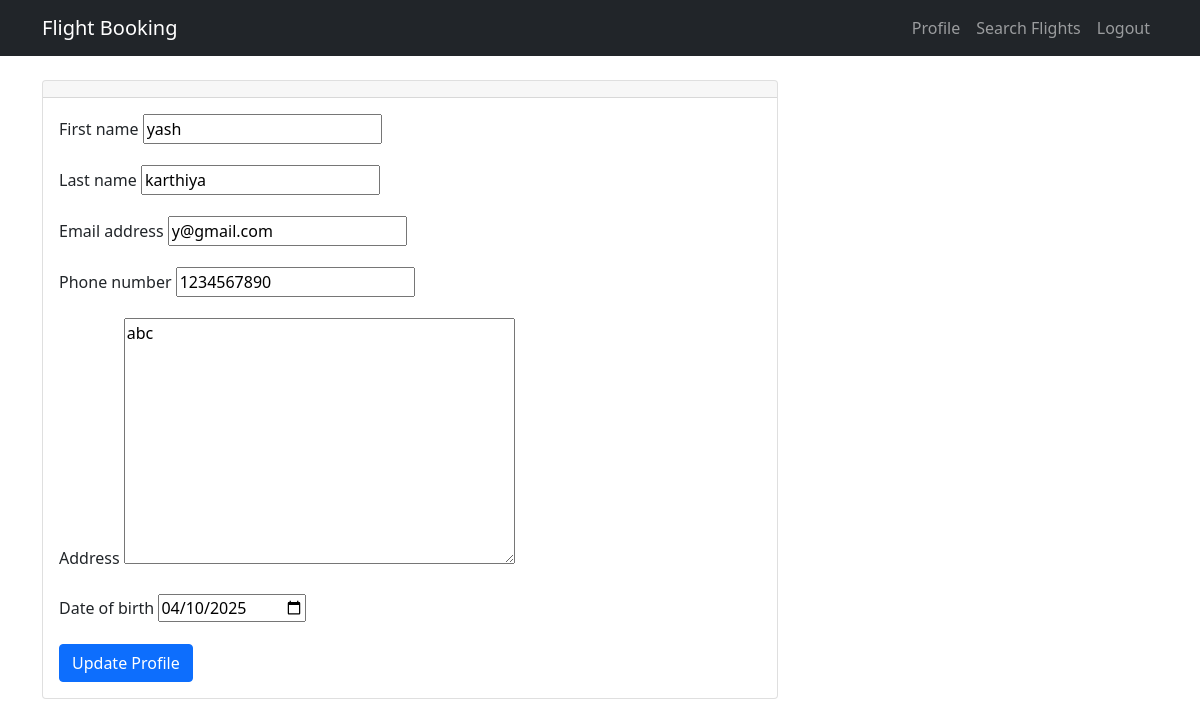
The app's page /profile/ (signed in) with its own data.
### flight_booking/models.py (models this page shows, shortened)
class AirlineUser(AbstractUser):
    phone_regex = RegexValidator(regex=r'^\+?1?\d{9,15}$')
    phone_number = models.CharField(validators=[phone_regex], max_length=17, blank=True)
    address = models.TextField(blank=True)
    date_of_birth = models.DateField(null=True, blank=True)
    failed_login_attempts = models.IntegerField(default=0)
    account_locked = models.BooleanField(default=False)
    locked_until = models.DateTimeField(null=True, blank=True)

### flight_booking/views.py (the view)
# urls.py: path('profile/', views.profile_update, name='profile'),
@login_required
def profile_update(request):
    form = ProfileUpdateForm(instance=request.user)
    if request.method == 'POST':
        form = ProfileUpdateForm(request.POST, instance=request.user)
        if form.is_valid():
            form.save()
            return redirect('flight_booking:home')
    return render(request, 'profile.html', {'form': form})

### flight_booking/forms.py
class ProfileUpdateForm(forms.ModelForm):
    date_of_birth = forms.DateField(widget=forms.DateInput(attrs={'type': 'date'}))
    class Meta:
        model = AirlineUser
        fields = ['first_name', 'last_name', 'email', 'phone_number', 'address', 'date_of_birth']

### templates/profile.html (shortened to what this page needs)
{% extends 'base.html' %}
{% block content %}
<div class="row">
    <div class="col-md-8">
        <div class="card">
            <div class="card-header">
            </div>
            <div class="card-body">
                <form method="post">
                    {% for field in form %}
                    <div class="mb-3">
                        <label for="{{ field.id_for_label }}" class="form-label">{{ field.label }}</label>
                        {{ field }}
                    </div>
                    {% endfor %}
                    <button type="submit" class="btn btn-primary">Update Profile</button>
                </form>
            </div>
        </div>
    </div>
</div>
{% endblock %}

### records on screen
AirlineUser: form "yash" "karthiya" "y@gmail.com" "1234567890" "abc" "04/10/2025"

### other values on screen
{{ field.label }} "First name" "Last name" "Email address" "Phone number" "Address" "Date of birth"
